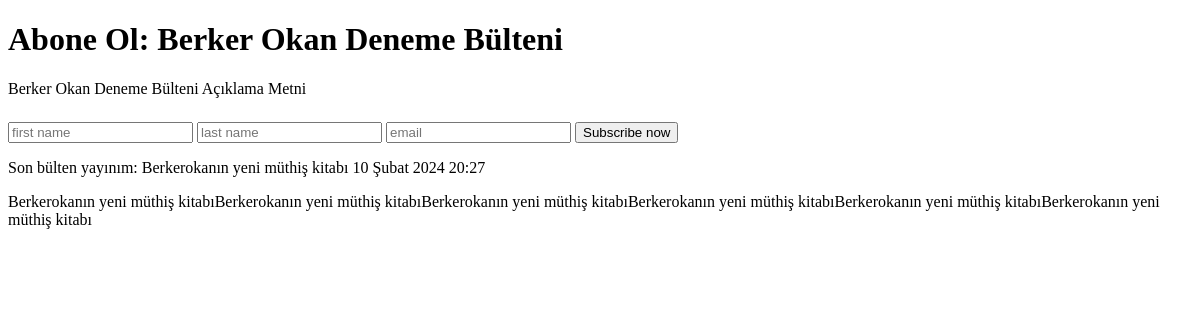
Page /newsletter/ on the earlier database version.
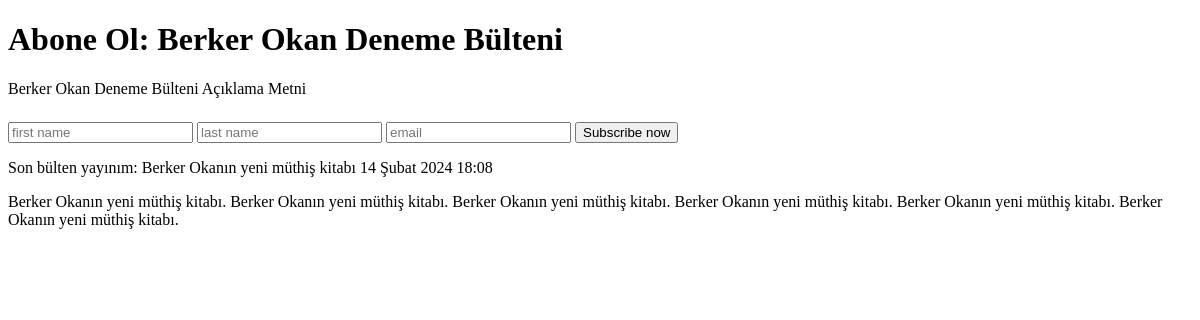
Same page on the later database version.
### newsletter/models.py (models this page shows, shortened)
class Post(models.Model):
    id = models.AutoField(primary_key=True)
    title = models.CharField(max_length=100, blank=False, null=False, verbose_name='Başlık')
    content = models.TextField(blank=False, null=False, verbose_name='İçerik')
    published_at = models.DateTimeField(auto_now_add=True, editable=False, verbose_name='Yayınlanma Tarihi')
    updated_at = models.DateTimeField(auto_now=True, editable=False, verbose_name='Güncellenme Tarihi')
    newsletter = models.ForeignKey(Newsletter, on_delete=models.CASCADE, related_name='posts', verbose_name='Bülten')
    class Meta:
        db_table = 'posts'
        ordering = ['-published_at']
        verbose_name = 'Gönderi'
        verbose_name_plural = 'Gönderiler'

### newsletter/views.py (the view)
# urls.py: path('', views.newsletter, name='newsletter'),
def newsletter(request):
    latest_post = models.Post.objects.latest('published_at') # latest() returns the latest object in the database according to the field specified
    newsletter = models.Newsletter.objects.latest('created_at') # latest() returns the latest object in the database according to the field specified
    return render(request, 'newsletter.html', {'latest_post': latest_post, 'newsletter': newsletter})

### templates/newsletter.html (shortened to what this page needs)
<!DOCTYPE html>
<html lang="en">
  <head>
  </head>
  <body>
    <div style="margin-bottom: 24px">
      <h1>Abone Ol: {{ newsletter.name }}</h1>
      <p>{{ newsletter.description }}</p>
    </div>
    <form method="post" action="{% url 'subscribe' %}">
      <input
        type="text"
        placeholder="first name"
        id="first-name"
        name="first-name"
      />
      <input
        type="text"
        placeholder="last name"
        id="last-name"
        name="last-name"
      />
      <input type="email" placeholder="email" id="email" name="email" />
      <input type="submit" value="Subscribe now" />
    </form>
    <div>
      <p>
        Son bülten yayınım: {{ latest_post.title }}
        <span>{{ latest_post.published_at }}</span>
      </p>
      <p>{{ latest_post.content }}</p>
    </div>
  </body>
</html>

Differences in the rows shown:
no longer on this page (row unchanged): Post: title "Berkerokanın yeni müthiş kitabı", published_at "10 Şubat 2024 20:27", content "Berkerokanın yeni müthiş kitabıBerkerokanın yeni müthiş kitabıBerkerokanın yeni müthiş kitabıBerkerokanın yeni müthiş kitabıBerkerokanın yeni müthiş kitabıBerkerokanın yeni müthiş kitabı"
added Post: title "Berker Okanın yeni müthiş kitabı", published_at "14 Şubat 2024 18:08", content "Berker Okanın yeni müthiş kitabı. Berker Okanın yeni müthiş kitabı. Berker Okanın yeni müthiş kitabı. Berker Okanın yeni müthiş kitabı. Berker Okanın yeni müthiş kitabı. Berker Okanın yeni müthiş kitabı."
